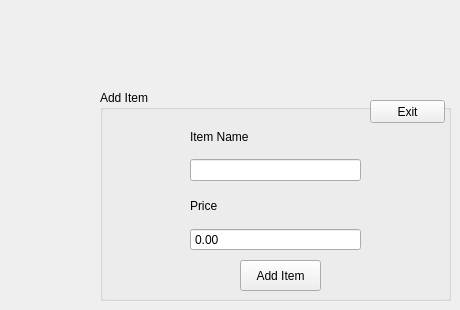
    <widget class="QWidget" name="AddItem">
     <widget class="QGroupBox" name="groupBox_15">
      <property name="geometry">
       <rect>
        <x>100</x>
        <y>90</y>
        <width>351</width>
        <height>211</height>
       </rect>
      </property>
      <property name="title">
       <string>Add Item</string>
      </property>
      <widget class="QWidget" name="verticalLayoutWidget">
       <property name="geometry">
        <rect>
         <x>90</x>
         <y>30</y>
         <width>171</width>
         <height>61</height>
        </rect>
       </property>
       <layout class="QVBoxLayout" name="item">
        <item>
         <widget class="QLabel" name="label">
          <property name="text">
           <string>Item Name</string>
          </property>
         </widget>
        </item>
        <item>
         <widget class="QLineEdit" name="itemName"/>
        </item>
       </layout>
      </widget>
      <widget class="QWidget" name="verticalLayoutWidget_2">
       <property name="geometry">
        <rect>
         <x>90</x>
         <y>100</y>
         <width>171</width>
         <height>61</height>
        </rect>
       </property>
       <layout class="QVBoxLayout" name="verticalLayout">
        <item>
         <widget class="QLabel" name="label_2">
          <property name="text">
           <string>Price</string>
          </property>
         </widget>
        </item>
        <item>
         <widget class="QDoubleSpinBox" name="addItemPrice">
          <property name="buttonSymbols">
           <enum>QAbstractSpinBox::NoButtons</enum>
          </property>
          <property name="maximum">
           <double>999999.000000000000000</double>
          </property>
         </widget>
        </item>
       </layout>
      </widget>
      <widget class="QLabel" name="message">
       <property name="geometry">
        <rect>
         <x>10</x>
         <y>170</y>
         <width>131</width>
         <height>31</height>
        </rect>
       </property>
       <property name="text">
        <string/>
       </property>
      </widget>
      <widget class="QPushButton" name="pushButton">
       <property name="geometry">
        <rect>
         <x>140</x>
         <y>170</y>
         <width>81</width>
         <height>31</height>
        </rect>
       </property>
       <property name="text">
        <string>Add Item</string>
       </property>
      </widget>
      <widget class="QPushButton" name="pushButton_5">
       <property name="geometry">
        <rect>
         <x>270</x>
         <y>10</y>
         <width>75</width>
         <height>23</height>
        </rect>
       </property>
       <property name="text">
        <string>Exit</string>
       </property>
      </widget>
     </widget>
    </widget>
